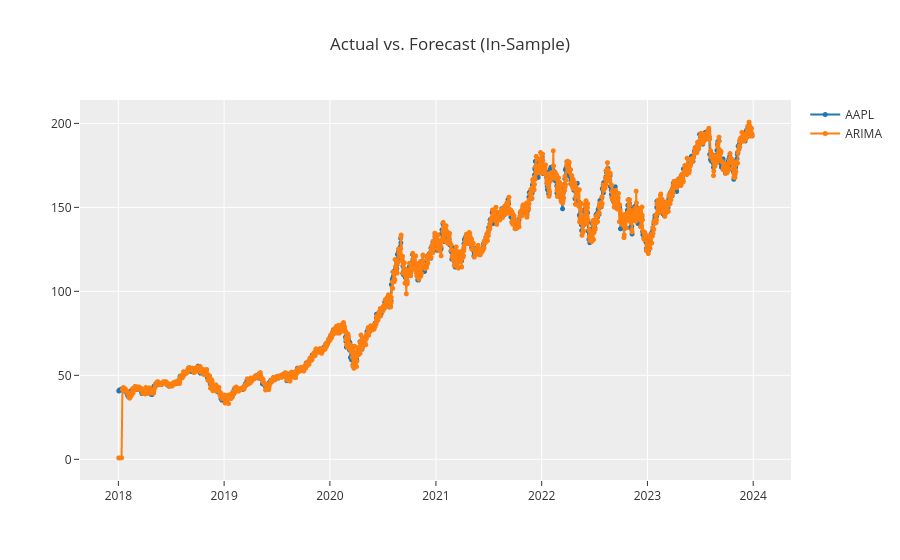

The notebook cell saved with this chart:
### Code cell
exp.plot_model(final_model  , plot='insample')

### Figure 1 — Plotly figure (JSON) as saved in the notebook; plotly's stock layout.template omitted (floating-point values rounded to 4 significant figures; data arrays with more than 128 entries replaced by an {"elided": "..."} marker saying what was removed)
{"data": [{"line": {"color": "rgb(31, 119, 180)", "width": 2}, "marker": {"color": "rgb(31, 119, 180)", "size": 5}, "mode": "lines+markers", "name": "AAPL", "type": "scattergl", "x": {"elided": "1564 str values"}, "xaxis": "x", "y": {"elided": "1564 float values"}, "yaxis": "y"}, {"line": {"color": "rgb(255, 127, 14)", "width": 2}, "marker": {"color": "rgb(255, 127, 14)", "size": 5}, "mode": "lines+markers", "name": "ARIMA", "type": "scattergl", "x": {"elided": "1564 str values"}, "xaxis": "x", "y": {"elided": "1564 float values"}, "yaxis": "y"}], "layout": {"showlegend": true, "title": {"text": "Actual vs. Forecast (In-Sample)"}, "xaxis": {"anchor": "y", "domain": [0.0, 1.0]}, "yaxis": {"anchor": "x", "domain": [0.0, 1.0]}}}
